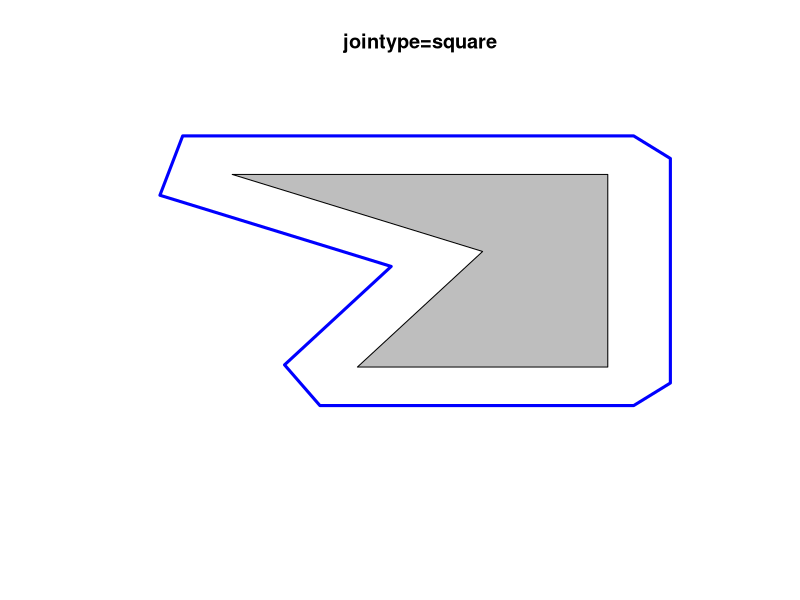
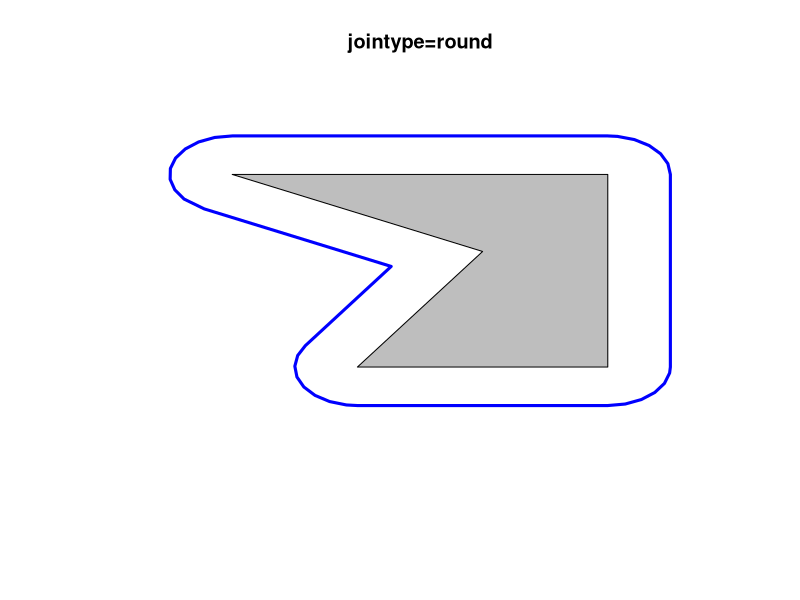
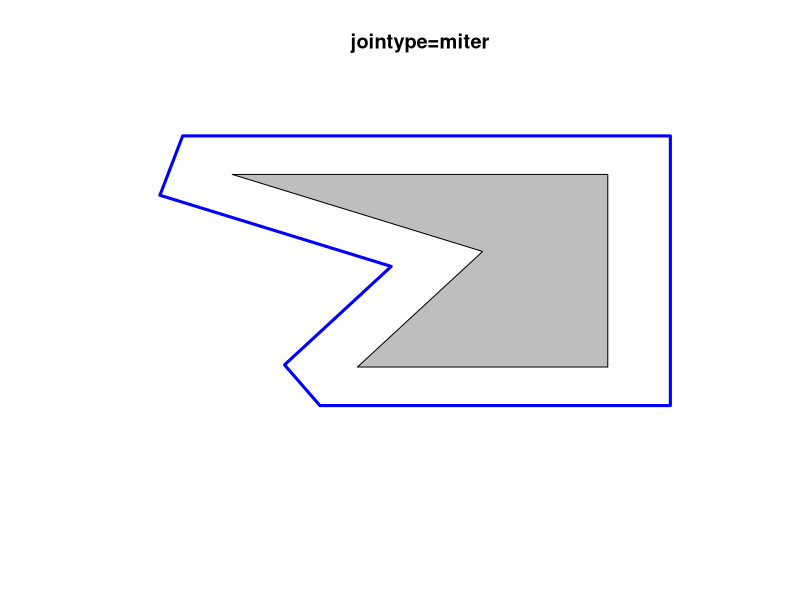

The R script that drew these images, in order:
library(polyclip)


### Name: polyoffset
### Title: Polygon Offset
### Aliases: polyoffset
### Keywords: spatial math

### ** Examples

  A <- list(list(x=c(4,8,8,2,6), y=c(3,3,8,8,6)))
  plot(c(0,10),c(0,10), type="n", main="jointype=square", axes=FALSE, xlab="", ylab="")
  polygon(A[[1]], col="grey")
  C <- polyoffset(A, 1, jointype="square")
  polygon(C[[1]], lwd=3, border="blue")
  plot(c(0,10),c(0,10), type="n", main="jointype=round", axes=FALSE, xlab="", ylab="")
  polygon(A[[1]], col="grey")
  C <- polyoffset(A, 1, jointype="round")
  polygon(C[[1]], lwd=3, border="blue")
  plot(c(0,10),c(0,10), type="n", main="jointype=miter", axes=FALSE, xlab="", ylab="")
  polygon(A[[1]], col="grey")
  C <- polyoffset(A, 1, jointype="miter")
  polygon(C[[1]], lwd=3, border="blue")
